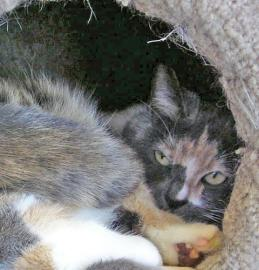
#> input picture dataset/cats/1003.jpg, 259 x 270 px; its folder holds only this picture in this run
$ python main.py
#> lines starting #> are read from the running program, lines starting #| are printed output that depends on the picture
import os
import cv2
import numpy as np

from skimage.feature import hog

# Dataset path
dataset_path = "dataset"

X = []
y = []

categories = ["cats", "dogs"]

for label, category in enumerate(categories):

    folder_path = os.path.join(dataset_path, category)

    for image_name in os.listdir(folder_path):

        image_path = os.path.join(folder_path, image_name)

        # Read image in grayscale
        img = cv2.imread(image_path, 0)
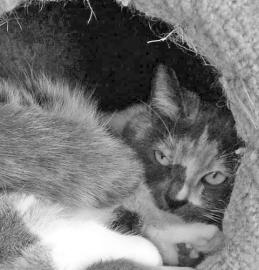
#> img: shape (270, 259); min 0, max 255, mean 118.4

        if img is None:
            continue

        # Resize image
        img = cv2.resize(img, (128, 128))
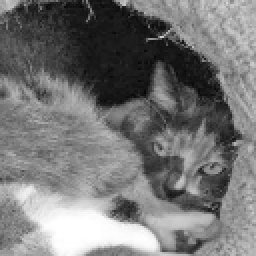
#> img: shape (128, 128) (shown 2 times larger); min 6, max 255, mean 118.3

        # Extract HOG features
        features = hog(
            img,
            pixels_per_cell=(8,8),
            cells_per_block=(2,2),
            visualize=False
        )
#> features = 8100 values, max 0.512 at index 7733, min 0 at index 1973, mean 0.144

        X.append(features)
        y.append(label)
#> pass 2 of the loop `for label, category in enumerate(categories):`:
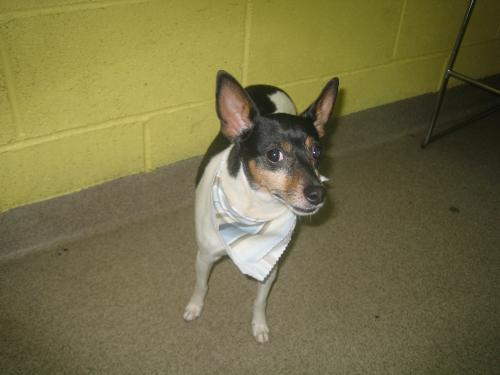
#> input picture dataset/dogs/10002.jpg, 500 x 375 px
#> `img = cv2.imread(image_path, 0)`:
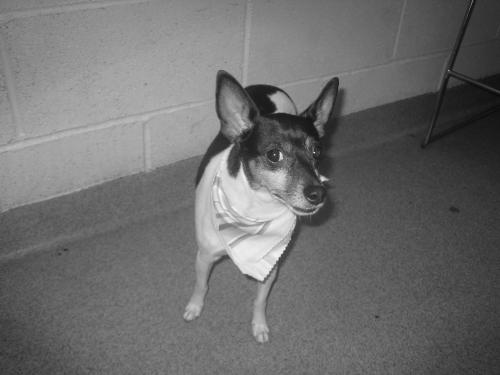
#> img: shape (375, 500); min 9, max 251, mean 109.8
#> `img = cv2.resize(img, (128, 128))`:
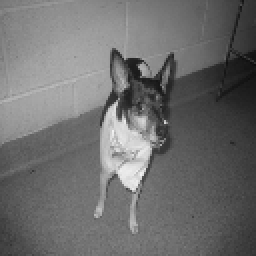
#> img: shape (128, 128) (shown 2 times larger); min 11, max 243, mean 109.7
#> features = 8100 values, max 0.526 at index 1287, min 0 at index 161, mean 0.143

# Convert to numpy arrays
X = np.array(X)
y = np.array(y)

print("Images loaded : - main.py:47", len(X))
#| Images loaded : - main.py:47 2
print("Labels loaded : - main.py:48", len(y))
print("Feature vector size : - main.py:49", X[0].shape)
#| Feature vector size : - main.py:49 (8100,)

from sklearn.model_selection import train_test_split
from sklearn.neural_network import MLPClassifier
from sklearn.metrics import accuracy_score

# Split data
X_train, X_test, y_train, y_test = train_test_split(
    X, y,
    test_size=0.2,
    random_state=42
)
#> y_train = [0]; y_test = [1]

# Create MLP model
model = MLPClassifier(
    hidden_layer_sizes=(100,),
    max_iter=500,
    random_state=42
)

# Train model
print("Training model... - main.py:70")
model.fit(X_train, y_train)

# Prediction
y_pred = model.predict(X_test)
#> y_pred = [0]

# Accuracy
accuracy = accuracy_score(y_test, y_pred)
#> accuracy = 0

print("Accuracy : - main.py:79", accuracy * 100, "%")
#| Accuracy : - main.py:79 0.0 %

import joblib

joblib.dump(model, "model.pkl")
print("Model saved! - main.py:84")
joblib.dump(model, "model.pkl")
